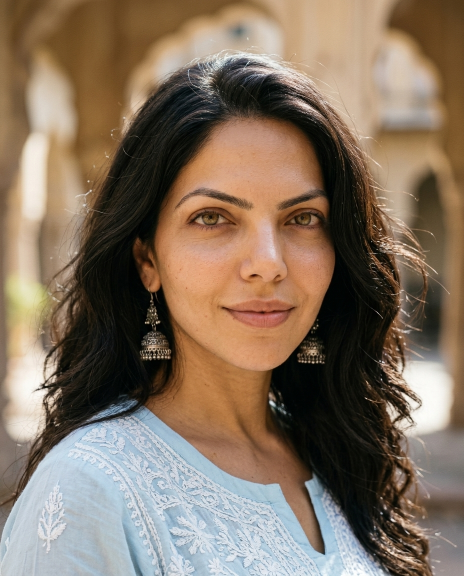
#> input picture assets/avanya_heritage.jpg, 928 x 1152 px, given in place of Man_standing_near_bookshelf_71f3af2d_2K.jpg, which was not available (shown at 1/2 size)
$ python process_fresh_celebrity_carousels.py
#> lines starting #> are read from the running program, lines starting #| are printed output that depends on the picture
### scripts/prepare_instagram_media.py
"""
prepare_instagram_media.py
Utility to format Google Flow 3:4 portrait downloads (1792x2400) for Instagram:
1. Slices off the bottom 220px margin where Google Flow's AI star watermark is located (y >= 2180).
2. Crops width symmetrically (24px left, 24px right) to achieve an EXACT 4:5 aspect ratio (1744 x 2180 = 0.8000).
3. Resizes to Instagram's standard crisp 1080x1350 resolution.
4. Result: 100% PRISTINE texture, ZERO watermarks, ZERO inpainting blur, EXACT 4:5 portrait.
"""

import os
import cv2
import numpy as np

def crop_to_instagram_4_5(image_path: str, output_path: str = None, target_width: int = 1080, target_height: int = 1350) -> np.ndarray:
    """
    Crops a Google Flow 3:4 portrait (e.g. 1792x2400) to exact Instagram 4:5 (1080x1350).
    Slices away the bottom 220px to permanently eliminate the Google AI star watermark without any inpainting blur.
    """
#> called with target_width = 1080, target_height = 1350
    img = cv2.imread(image_path)
#> img is the input picture: shape (1152, 928, 3); mean B, G, R 96.3, 114, 132.1
    if img is None:
        raise FileNotFoundError(f"Cannot read image at {image_path}")

    h, w, _ = img.shape
#> h = 1152; w = 928

    # In 2K renders from Google Flow (1792 x 2400):
    # Star watermark is located in y in [2200:2360], x in [1600:1750]
    # Slicing y at max 2180 completely eliminates the star.
    if h == 2400 and w == 1792:
        # Crop y: 0 to 2180 (height = 2180)
        # To get exact 4:5 (0.8), target width = 2180 * 0.8 = 1744
        # Crop 24px from left and right
        cropped = img[0:2180, 24:1768]
    else:
        # General formula for other sizes:
        # Slice bottom 10% to eliminate watermark, then adjust width to 4:5
        new_h = int(h * 0.908) # leaves 0 to 0.908
#> new_h = 1046
        target_w = int(new_h * 0.8)
#> target_w = 836
        left_offset = max(0, (w - target_w) // 2)
#> left_offset = 46
        cropped = img[0:new_h, left_offset:left_offset + target_w]
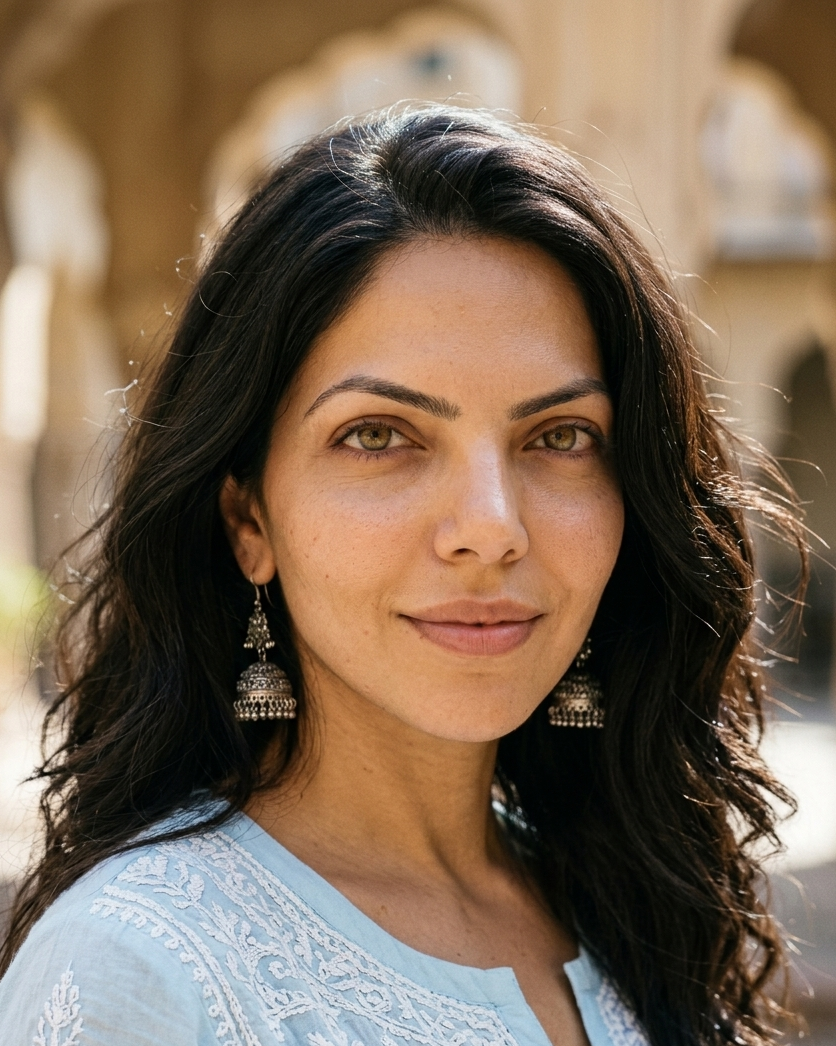
#> cropped: shape (1046, 836, 3); mean B, G, R 87.5, 106.7, 127.1

    # Resize to exact Instagram target resolution (1080x1350)
    resized = cv2.resize(cropped, (target_width, target_height), interpolation=cv2.INTER_LANCZOS4)

    if output_path:
        os.makedirs(os.path.dirname(os.path.abspath(output_path)), exist_ok=True)
        cv2.imwrite(output_path, resized, [cv2.IMWRITE_JPEG_QUALITY, 98])

    return resized

def process_image_for_instagram(input_path: str, output_path: str) -> str:
    """
    Processes Google Flow 3:4 portrait to exact Instagram 4:5 without watermark.
    """
    crop_to_instagram_4_5(input_path, output_path=output_path, target_width=1080, target_height=1350)
    return output_path

# [7 lines that do not run on import are left out]

### scripts/process_fresh_celebrity_carousels.py
"""
process_fresh_celebrity_carousels.py
Automated pipeline to process, watermark-eliminate, format to 4:5 portrait, and stage
the newly generated Google Flow celebrity-inspired carousels:
1. GAGAN: Royal Velvet Bandhgala (Club Library Lounge) - 3 Slides
2. AVANYA: Draped Chocolate Cowl Gown (Brutalist Terrace at Dusk) - 3 Slides
3. MAIRA: Champagne Gold Tissue Silk Saree (Taj Falaknuma Palace) - 3 Slides
"""

import os
import json
import uuid
from datetime import datetime
from prepare_instagram_media import process_image_for_instagram

PROJECT_DIR = r"c:\resrise-studio"
SANDBOX_DOWNLOADS = os.path.join(os.path.expanduser("~"), "Downloads")
DRAFT_DIR = os.path.join(PROJECT_DIR, "draft_media")
QUEUE_PATH = os.path.join(PROJECT_DIR, "swarm_queue.json")
TELEGRAM_QUEUE_PATH = os.path.join(PROJECT_DIR, "telegram_drops_queue.json")

def process_carousels():
    exact_files = {
        "gagan": [
            os.path.join(SANDBOX_DOWNLOADS, "Man_standing_near_bookshelf_71f3af2d_2K.jpg"),
            os.path.join(SANDBOX_DOWNLOADS, "Man_resting_on_leather_armchair_8413e6e8_2K.jpg"),
            os.path.join(SANDBOX_DOWNLOADS, "Man_fastening_velvet_button_98a6da5b_2K.jpg")
        ],
        "avanya": [
            os.path.join(SANDBOX_DOWNLOADS, "Woman_walking_on_wet_terrace_700c5bf8_2K.jpg"),
            os.path.join(SANDBOX_DOWNLOADS, "Woman_turning_head_in_gown_3b4437a3_2K.jpg"),
            os.path.join(SANDBOX_DOWNLOADS, "Close-up_highlighting_chocolate___623af90f_2K.jpg")
        ],
        "maira": [
            os.path.join(SANDBOX_DOWNLOADS, "Woman_walking_through_marble_arches_32a1e2c6_2K.jpg"),
            os.path.join(SANDBOX_DOWNLOADS, "Woman_adjusting_tissue_saree_3d4c6043.jpg"),
            os.path.join(SANDBOX_DOWNLOADS, "Gold_silk_drape_and_pearls_789cb376_2K.jpg")
        ]
    }

    staged = {}

    # Gagan
    g_out = []
    for idx, f in enumerate(exact_files["gagan"], start=1):
        target = os.path.join(DRAFT_DIR, "iamgagankumar", f"fresh_velvet_bandhgala_slide{idx}.jpg")
        process_image_for_instagram(f, target)
        g_out.append(target)
        print(f"Staged GAGAN Slide {idx}: {target}")
#> pass 2 of the loop in process_carousels, `for idx, f in enumerate(exact_files["gagan"], start=1):`:
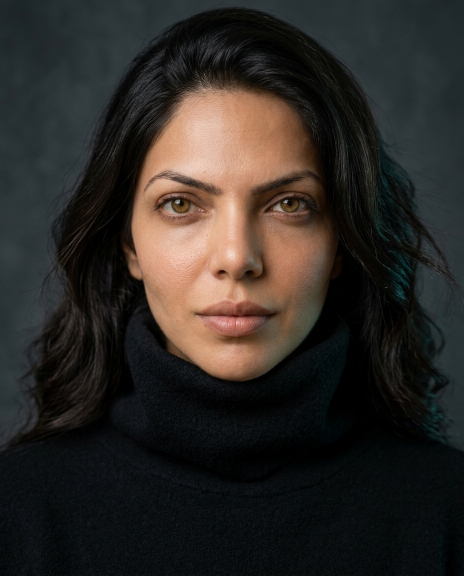
#> input picture assets/avanya_hero.jpg, 928 x 1152 px, given in place of Man_resting_on_leather_armchair_8413e6e8_2K.jpg, which was not available (shown at 1/2 size)
#> in crop_to_instagram_4_5, img is the input picture: shape (1152, 928, 3); mean B, G, R 37.7, 41.3, 45.3
#> in crop_to_instagram_4_5 (call 2), `cropped = img[0:new_h, left_offset:left_offset + target_w]`:
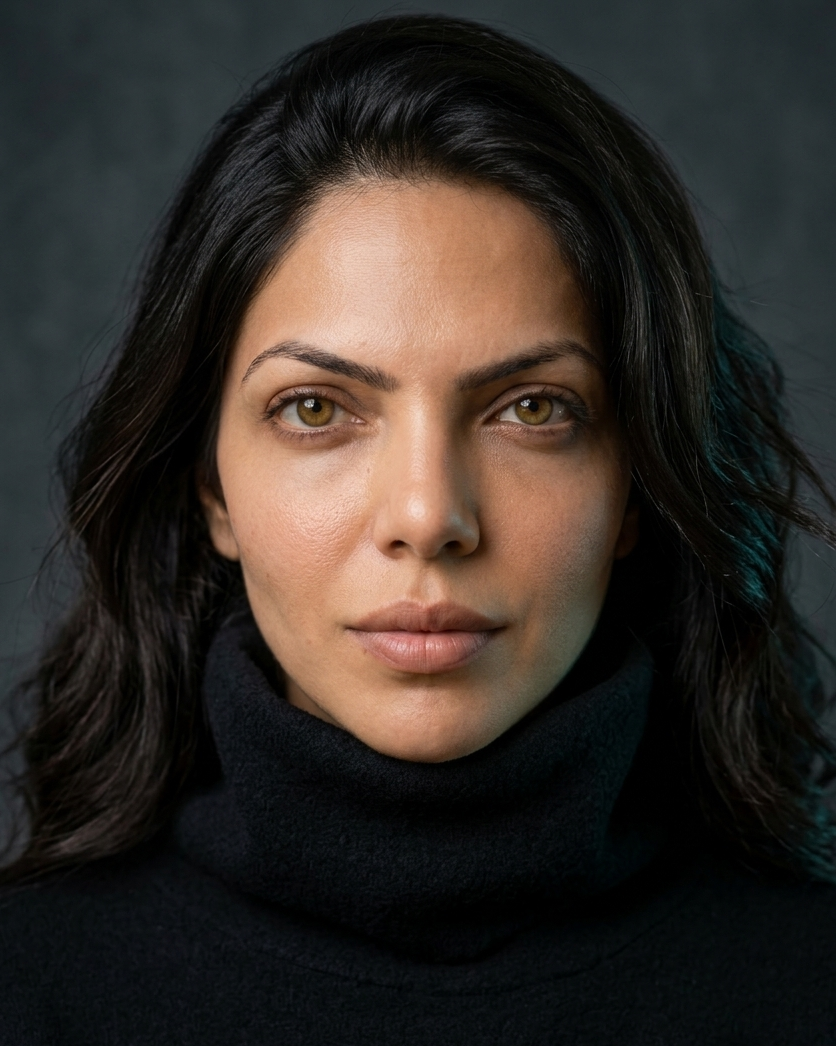
#> cropped: shape (1046, 836, 3); mean B, G, R 39.3, 44.3, 50.6
    staged["gagan"] = g_out

    # Avanya
    a_out = []
    for idx, f in enumerate(exact_files["avanya"], start=1):
        target = os.path.join(DRAFT_DIR, "avanyamehra", f"fresh_chocolate_gown_slide{idx}.jpg")
        process_image_for_instagram(f, target)
        a_out.append(target)
        print(f"Staged AVANYA Slide {idx}: {target}")
    staged["avanya"] = a_out

    # Maira
    m_out = []
    for idx, f in enumerate(exact_files["maira"], start=1):
        target = os.path.join(DRAFT_DIR, "mairamehraofficial", f"fresh_gold_tissue_saree_slide{idx}.jpg")
        process_image_for_instagram(f, target)
        m_out.append(target)
        print(f"Staged MAIRA Slide {idx}: {target}")
    staged["maira"] = m_out

    # Update swarm_queue.json
    update_swarm_queue(staged)
    update_telegram_queue(staged)

    return staged

# [186 lines left out: functions update_swarm_queue, update_telegram_queue, not called in this run]

if __name__ == "__main__":
#> (the run stopped early here; a loop or call above may not have finished)
